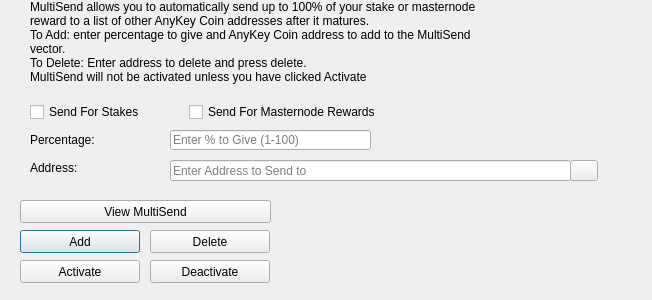
<?xml version="1.0" encoding="UTF-8"?>
<ui version="4.0">
 <class>MultiSendDialog</class>
 <widget class="QDialog" name="MultiSendDialog">
  <property name="windowModality">
   <enum>Qt::NonModal</enum>
  </property>
  <property name="geometry">
   <rect>
    <x>0</x>
    <y>0</y>
    <width>652</width>
    <height>300</height>
   </rect>
  </property>
  <property name="windowTitle">
   <string>MultiSend</string>
  </property>
  <widget class="QLineEdit" name="multiSendPercentEdit">
   <property name="geometry">
    <rect>
     <x>170</x>
     <y>130</y>
     <width>201</width>
     <height>20</height>
    </rect>
   </property>
   <property name="toolTip">
    <string>Enter whole numbers 1 - 100</string>
   </property>
   <property name="placeholderText">
    <string>Enter % to Give (1-100)</string>
   </property>
  </widget>
  <widget class="QLineEdit" name="multiSendAddressEdit">
   <property name="geometry">
    <rect>
     <x>170</x>
     <y>160</y>
     <width>401</width>
     <height>21</height>
    </rect>
   </property>
   <property name="toolTip">
    <string/>
   </property>
   <property name="placeholderText">
    <string>Enter Address to Send to</string>
   </property>
  </widget>
  <widget class="QLabel" name="label_2">
   <property name="geometry">
    <rect>
     <x>30</x>
     <y>0</y>
     <width>451</width>
     <height>121</height>
    </rect>
   </property>
   <property name="lineWidth">
    <number>1</number>
   </property>
   <property name="text">
    <string>MultiSend allows you to automatically send up to 100% of your stake or masternode reward to a list of other AnyKey Coin addresses after it matures.
To Add: enter percentage to give and AnyKey Coin address to add to the MultiSend vector.
To Delete: Enter address to delete and press delete.
MultiSend will not be activated unless you have clicked Activate</string>
   </property>
   <property name="alignment">
    <set>Qt::AlignLeading|Qt::AlignLeft|Qt::AlignTop</set>
   </property>
   <property name="wordWrap">
    <bool>true</bool>
   </property>
  </widget>
  <widget class="QLabel" name="message">
   <property name="geometry">
    <rect>
     <x>290</x>
     <y>200</y>
     <width>351</width>
     <height>91</height>
    </rect>
   </property>
   <property name="text">
    <string/>
   </property>
  </widget>
  <widget class="QPushButton" name="addButton">
   <property name="geometry">
    <rect>
     <x>20</x>
     <y>230</y>
     <width>120</width>
     <height>23</height>
    </rect>
   </property>
   <property name="toolTip">
    <string/>
   </property>
   <property name="statusTip">
    <string>Add to MultiSend Vector</string>
   </property>
   <property name="text">
    <string>Add</string>
   </property>
  </widget>
  <widget class="QPushButton" name="disableButton">
   <property name="geometry">
    <rect>
     <x>150</x>
     <y>260</y>
     <width>120</width>
     <height>23</height>
    </rect>
   </property>
   <property name="statusTip">
    <string>Deactivate MultiSend</string>
   </property>
   <property name="text">
    <string>Deactivate</string>
   </property>
  </widget>
  <widget class="QPushButton" name="addressBookButton">
   <property name="geometry">
    <rect>
     <x>570</x>
     <y>160</y>
     <width>28</width>
     <height>21</height>
    </rect>
   </property>
   <property name="toolTip">
    <string>Choose an address from the address book</string>
   </property>
   <property name="text">
    <string/>
   </property>
   <property name="icon">
    <iconset resource="../anykeycoin.qrc">
     <normaloff>:/icons/address-book</normaloff>:/icons/address-book</iconset>
   </property>
   <property name="shortcut">
    <string>Alt+A</string>
   </property>
   <property name="autoDefault">
    <bool>false</bool>
   </property>
  </widget>
  <widget class="QLabel" name="label">
   <property name="geometry">
    <rect>
     <x>30</x>
     <y>130</y>
     <width>121</width>
     <height>20</height>
    </rect>
   </property>
   <property name="toolTip">
    <string>Percentage of stake to send</string>
   </property>
   <property name="text">
    <string>Percentage:</string>
   </property>
  </widget>
  <widget class="QLabel" name="label_5">
   <property name="geometry">
    <rect>
     <x>30</x>
     <y>160</y>
     <width>111</width>
     <height>16</height>
    </rect>
   </property>
   <property name="toolTip">
    <string>Address to send portion of stake to</string>
   </property>
   <property name="text">
    <string>Address:</string>
   </property>
  </widget>
  <widget class="QPushButton" name="deleteButton">
   <property name="geometry">
    <rect>
     <x>150</x>
     <y>230</y>
     <width>120</width>
     <height>23</height>
    </rect>
   </property>
   <property name="toolTip">
    <string/>
   </property>
   <property name="statusTip">
    <string>Delete Address From MultiSend Vector</string>
   </property>
   <property name="text">
    <string>Delete</string>
   </property>
  </widget>
  <widget class="QPushButton" name="activateButton">
   <property name="geometry">
    <rect>
     <x>20</x>
     <y>260</y>
     <width>120</width>
     <height>23</height>
    </rect>
   </property>
   <property name="statusTip">
    <string>Activate MultiSend</string>
   </property>
   <property name="text">
    <string>Activate</string>
   </property>
  </widget>
  <widget class="QPushButton" name="viewButton">
   <property name="geometry">
    <rect>
     <x>20</x>
     <y>200</y>
     <width>251</width>
     <height>23</height>
    </rect>
   </property>
   <property name="toolTip">
    <string/>
   </property>
   <property name="statusTip">
    <string>View MultiSend Vector</string>
   </property>
   <property name="text">
    <string>View MultiSend</string>
   </property>
  </widget>
  <widget class="QWidget" name="horizontalLayoutWidget">
   <property name="geometry">
    <rect>
     <x>30</x>
     <y>100</y>
     <width>351</width>
     <height>24</height>
    </rect>
   </property>
   <layout class="QHBoxLayout" name="horizontalLayout">
    <item>
     <widget class="QCheckBox" name="multiSendStakeCheckBox">
      <property name="text">
       <string>Send For Stakes</string>
      </property>
     </widget>
    </item>
    <item>
     <widget class="QCheckBox" name="multiSendMasternodeCheckBox">
      <property name="text">
       <string>Send For Masternode Rewards</string>
      </property>
     </widget>
    </item>
   </layout>
  </widget>
 </widget>
 <resources>
  <include location="../anykeycoin.qrc"/>
 </resources>
 <connections/>
</ui>
